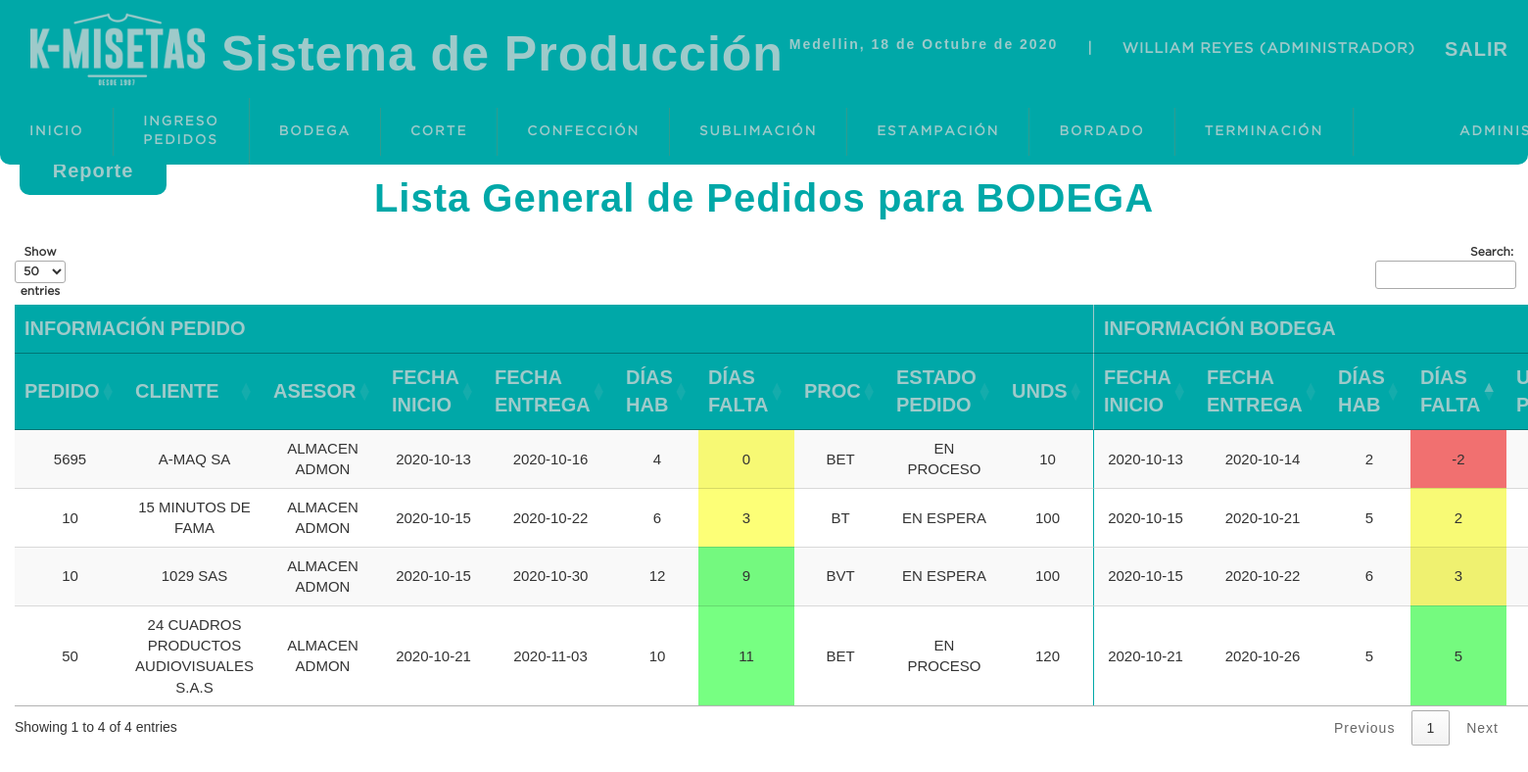
Screenshot of /sistema/listabodegageneral.php (signed in) with the database file from the repository.
### tables this page shows
CREATE TABLE `pedidos` (
  `idpedido` int(11) NOT NULL,
  `num_pedido` varchar(10) NOT NULL,
  `cliente` varchar(50) NOT NULL,
  `asesor` varchar(15) NOT NULL,
  `fecha_inicio` date NOT NULL,
  `fecha_fin` date NOT NULL,
  `dias_habiles` int(11) NOT NULL,
  `procesos` int(11) NOT NULL,
  `unds` int(11) NOT NULL,
  `fecha_ingreso` datetime NOT NULL DEFAULT CURRENT_TIMESTAMP,
  `usuario` int(11) NOT NULL,
  `area_inicio` varchar(13) NOT NULL DEFAULT '0',
  `estado` int(11) NOT NULL DEFAULT '0'
);

CREATE TABLE `procesos` (
  `idproceso` int(11) NOT NULL,
  `siglas` varchar(5) NOT NULL,
  `1` varchar(13) NOT NULL,
  `2` varchar(13) NOT NULL,
  `3` varchar(13) NOT NULL,
  `4` varchar(13) NOT NULL,
  `5` varchar(13) NOT NULL,
  `6` varchar(13) NOT NULL,
  `tiempo1` decimal(10,2) NOT NULL,
  `tiempo2` decimal(10,2) NOT NULL,
  `tiempo3` decimal(10,2) DEFAULT NULL,
  `tiempo4` decimal(10,2) DEFAULT NULL,
  `tiempo5` decimal(10,2) DEFAULT NULL,
  `tiempo6` decimal(10,2) DEFAULT NULL,
  `dias_habiles` int(11) NOT NULL
);

CREATE TABLE `estado` (
  `id_estado` int(11) NOT NULL,
  `estado` varchar(15) NOT NULL
);

CREATE TABLE `bodega` (
  `idbodega` int(11) NOT NULL,
  `pedido` int(11) NOT NULL,
  `iniciofecha` date NOT NULL,
  `finfecha` date NOT NULL,
  `dias` int(11) NOT NULL,
  `inicioprocesofecha` date NOT NULL,
  `finprocesofecha` date NOT NULL,
  `obs_bodega` varchar(500) DEFAULT NULL,
  `parcial` int(11) DEFAULT '0',
  `entrega` varchar(1) DEFAULT NULL,
  `estado` int(11) NOT NULL DEFAULT '0',
  `usuario` int(11) DEFAULT NULL
);

### sistema/listabodegageneral.php (the view, shortened to what this page needs)
<?php
include "../conexion.php";
?>
<!DOCTYPE html>
<html lang="es">
<head>
    <?php include "includes/scripts.php"?>
</head>
<body>
<?php
include "includes/header.php"?>
<section id="container">
<a href="reporte_bodega.php" class="btn_new" style="position:fixed ; top:150px; left: 0px;">Reporte</a>
<center><div style="width:100%">
<h1>Lista General de Pedidos para BODEGA</h1>
        <table id="tabla" class="display" >
         <thead>
            <tr class="titulo">
                <th style="border-right: 1px solid #9ecaca"colspan="10">Información Pedido</th>
                <th colspan="9"> Información Bodega</th>
            </tr>
             <tr class="titulo">
                <th>Pedido</th>
                <th>Cliente</th>
                <th>Asesor</th>
                <th>Fecha Inicio  </th>
                <th>Fecha Entrega</th>
                <th>Días Hab</th>
                <th>Días Falta</th>
                <th>Proc</th>
                <th>Estado Pedido</th>
                <th style="border-right: 1px solid #9ecaca">Unds</th>
                <th>Fecha Inicio  </th>
                <th>Fecha Entrega</th>
                <th>Días Hab</th>
                <th>Días Falta</th>
                <th>Unds Parcial</th>
            </tr>
        </thead>
        <tbody>
            <?php
            function number_of_working_days($from, $to) {
                $workingDays = [1, 2, 3, 4, 5];
                $holidayDays = ['', '*', ''];
                $from = new DateTime($from);
                $to = new DateTime($to);
                $to->modify('+1 day');
                $interval = new DateInterval('P1D');
                $periods = new DatePeriod($from, $interval, $to);
                $days = 0;
                foreach ($periods as $period) {
                    if (!in_array($period->format('N'), $workingDays)) continue;
                    $days++;
                }
                return $days;
            }
            $query=mysqli_query($conexion, "SELECT pe.num_pedido, pe.cliente, pe.asesor, pe.fecha_inicio as 'iniciopedido',
            pe.fecha_fin as 'finpedido', pe.dias_habiles as 'diaspedido', pe.unds, pe.fecha_ingreso, pe.usuario,
            bo.idbodega, bo.iniciofecha as 'iniciobodega', bo.finfecha as 'finbodega', bo.dias as 'diasbodega',
            bo.inicioprocesofecha, bo.finprocesofecha, bo.parcial, us.usuario, bo.obs_bodega, pr.siglas, es.estado, est.estado as 'estadopedido'
            FROM pedidos pe
            INNER JOIN procesos pr ON pe.procesos=pr.idproceso
            INNER JOIN bodega bo ON pe.idpedido=bo.pedido
            INNER JOIN usuario us on pe.usuario=us.idusuario
            INNER JOIN estado es ON bo.estado=es.id_estado
            INNER JOIN estado est ON pe.estado=est.id_estado
            WHERE bo.estado<=2");
            $result=mysqli_num_rows($query);
            if ($result>0){
                while($data=mysqli_fetch_array($query)){
                    $unds=$data['unds'];
                    $parcial=$data['parcial'];
                    $falta=$unds-$parcial;
                    $hoy=date('Y-m-d');
                    $diapedido=$data['finpedido'];
                    $diabodega=$data['finbodega'];
                    $estadopedido=$data['estadopedido'];
                    $diafaltapedido=  number_of_working_days($hoy, $diapedido)-1;
                    if($diafaltapedido<0){
                        $diafaltapedido=  -(number_of_working_days($diapedido, $hoy)-1);
                    }
                    $diafaltabodega=  number_of_working_days($hoy, $diabodega)-1;
                    if($diafaltabodega<0){
                        $diafaltabodega=  -(number_of_working_days($diabodega, $hoy)-1);
                    }
                    echo "
                    <tr>
                    <td>".$data['num_pedido']."</td>
                    <td>".$data['cliente']."</td>
                    <td>".$data['asesor']."</td>
                    <td>".$data['iniciopedido']."</td>
                    <td>".$data['finpedido']."</td>
                    <td>".$data['diaspedido']."</td>";
                    if($diafaltapedido>3){
                       echo "<td class=\"greentable\">".$diafaltapedido."</td>";
                    }elseif($diafaltapedido>=0){
                        echo "<td class=\"yellowtable\">".$diafaltapedido."</td>";
                    }else{
                        echo "<td class=\"redtable\">".$diafaltapedido."</td>";
                    }
                   echo " <td>".$data['siglas']."</td>
                    <td>".$estadopedido."</td>
                    <td style=\"border-right: 1px solid #00a8a8\">".$unds."</td>
                    <td>".$data['iniciobodega']."</td>
                    <td>".$data['finbodega']."</td>
                    <td>".$data['diasbodega']."</td>";
                    if($diafaltabodega>3){
                        echo "<td class=\"greentable\">".$diafaltabodega."</td>";
                     }elseif($diafaltabodega>=0){
                         echo "<td class=\"yellowtable\">".$diafaltabodega."</td>";
                     }else{
                         echo "<td class=\"redtable\">".$diafaltabodega."</td>";
                     }
                    echo "<td>".$parcial."</td>
                    <td>".$falta."</td>
                    <td>".$data['obs_bodega']."</td>
                    <td>".$data['estado']."</td>
                    <td><div>
                    <a title=\"Editar\"class=\"link_edit\"href=\"editar_bodega.php?id=".$data['idbodega']."\"><span class=\"glyphicon glyphicon-pencil\" aria-hidden=\"true\"></span></a>
                    <a title=\"Finalizar\"class=\"link_edit\"href=\"finalizar_bodega.php?id=".$data['idbodega']."\"><span class=\"glyphicon glyphicon-ok\" aria-hidden=\"true\"></span></a>
                    <a title=\"Anular\"class=\"link_delete\"href=\"anular_bodega.php?id=".$data['idbodega']."\"><span class=\"glyphicon glyphicon-trash\" aria-hidden=\"true\"></span></a>
                    </div>
                    </td>
                    </tr>                    ";
                }
            }
            ?>
         </tbody>
        </table>
</div></center>
</body>
</html>

### sistema/css/styleee.css (style rules this page uses)
* { margin: 0; padding: 0; box-sizing: border-box; font-family: 'arial'; }
body { background-color: #ffffff !important; }
h1, h2, h3, h4, h5, h6 { font-family: 'arial'; font-weight: bold; letter-spacing: 1px; }
h1 { font-size: 30px; font-weight: bold; }
a { text-decoration: none; font-family: arial; letter-spacing: 1px; }
#container { padding: 160px 15px 15px; background-color: #ffffff; width: 100%; }
#container h1 { font-size: 40px; display: inline-block; color: #00a8a8; text-align: center; font-weight: bold; }
.titulo { padding: 0px; text-align: center; background-color: #00a8a8; color: #9ecaca; font-size: 20px; border-top: 1px solid #9ecaca3d; text-transform: uppercase; }
.titulo th { text-align: center; }
tr { height: 20px; padding: 0px; }
.redtable { background-color: #ff000088 !important; padding: 0px; }
.yellowtable { background-color: #fbff0088 !important; padding: 0px; }
.greentable { background-color: #00ff1588 !important; padding: 0px; }
.btn_new { display: inline-block; position: absolute; left: 15px; top: 190px; font-size: 20px; background-color: #00a8a8; color: #9ecaca; padding: 10px; font-weight: bold; text-decoration: none; border-radius: 10px; margin: auto 20px; width: 150px; text-align: center; }
table { font-size: 15px; }
table td { padding: 0px; font-size: 15px; text-transform: uppercase; text-align: center; border-top: 1px solid #00a8a854; }

### sistema/css/imprimir.css (style rules this page uses)
.titulo { padding: 0px; text-align: center !important; background-color: #00a8a8 !important; color: #9ecaca !important; font-size: 15px !important; border-top: 1px solid #9ecaca3d !important; text-transform: uppercase !important; }
.titulo th { text-align: center !important; font-size: 10px !important; }
tr { padding: 0px; height:20px; }
.redtable { background-color: #ff000088 !important; font-size: 10px !important; padding: 0px; }
.yellowtable { background-color: #fbff0088 !important; font-size: 10px !important; padding: 0px; }
.greentable { background-color: #00ff1588 !important; font-size: 10px !important; padding: 0px; }
a, input { display: none !important; }
h1 { font-size:50px !important; font-weight:bold !important; color: #00a8a8 !important; }

### rows the page displays
pedidos: num_pedido "10", cliente "15 MINUTOS DE FAMA", asesor "ALMACEN ADMON", fecha_inicio "2020-10-15", fecha_fin "2020-10-22", dias_habiles "6", fecha_fin "3", procesos.siglas "BT", estado.estado "EN ESPERA", unds "100", bodega.iniciofecha "2020-10-15", bodega.finfecha "2020-10-21", bodega.dias "5", bodega.finfecha "2"
pedidos: num_pedido "10", cliente "1029 SAS", asesor "ALMACEN ADMON", fecha_inicio "2020-10-15", fecha_fin "2020-10-30", dias_habiles "12", fecha_fin "9", procesos.siglas "BVT", estado.estado "EN ESPERA", unds "100", bodega.iniciofecha "2020-10-15", bodega.finfecha "2020-10-22", bodega.dias "6", bodega.finfecha "3"
pedidos: num_pedido "50", cliente "24 CUADROS PRODUCTOS AUDIOVISUALES S.A.S", asesor "ALMACEN ADMON", fecha_inicio "2020-10-21", fecha_fin "2020-11-03", dias_habiles "10", fecha_fin "11", procesos.siglas "BET", estado.estado "EN PROCESO", unds "120", bodega.iniciofecha "2020-10-21", bodega.finfecha "2020-10-26", bodega.dias "5", bodega.finfecha "5"
pedidos: num_pedido "5695", cliente "A-MAQ SA", asesor "ALMACEN ADMON", fecha_inicio "2020-10-13", fecha_fin "2020-10-16", dias_habiles "4", fecha_fin "0", procesos.siglas "BET", estado.estado "EN PROCESO", unds "10", bodega.iniciofecha "2020-10-13", bodega.finfecha "2020-10-14", bodega.dias "2", bodega.finfecha "-2"

### other values shown
fechaC() "18 de Octubre de 2020"
$_SESSION['nombre'] "WILLIAM REYES"
$_SESSION['rol'] "ADMINISTRADOR"
